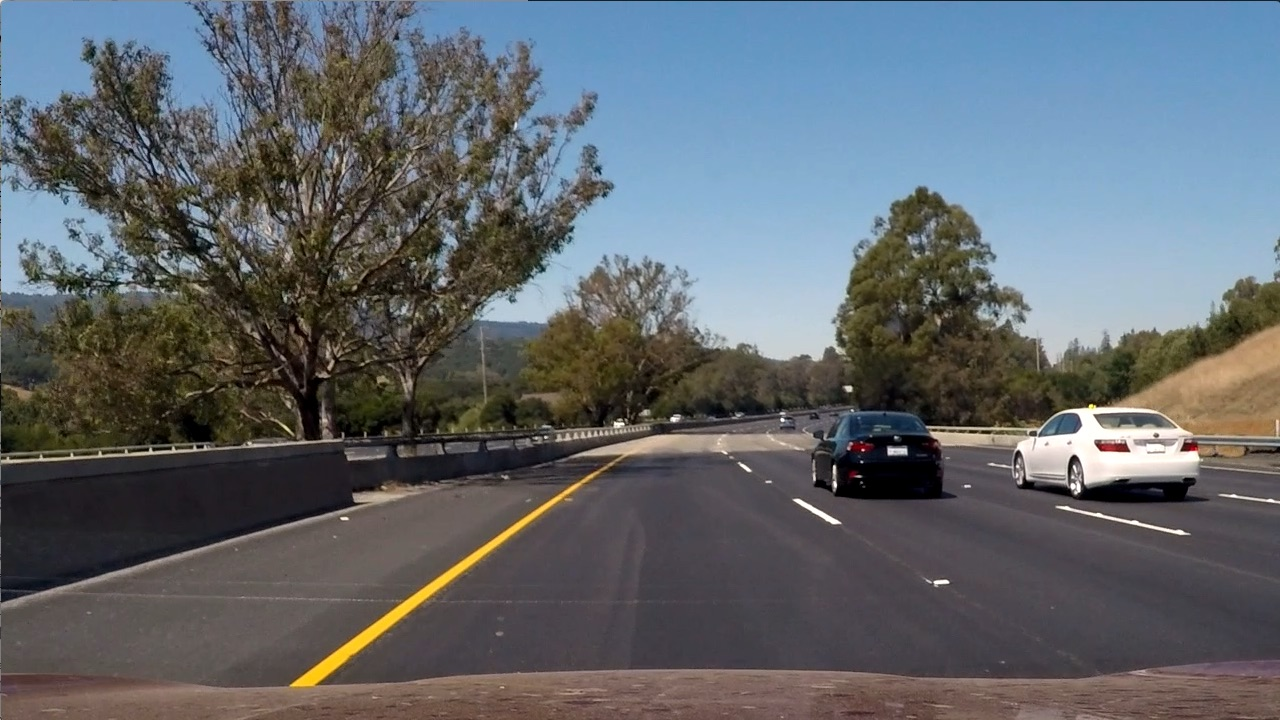
#> input picture lane/test_images/test6.jpg, 1280 x 720 px
$ jupyter execute --allow-errors P4.ipynb   (shell and % lines are left out)   (older library calls are emulated)
#> lines starting #> are read from the running program, lines starting #| are printed output that depends on the picture; after the words box and inside, x2 and y2 are one past the last pixel; in counts of white or black regions, pixels touching at a corner belong together
[cell 1]
#importing some useful packages
import matplotlib.pyplot as plt
import matplotlib.image as mpimg
import numpy as np
import cv2

[cell 2]
#reading in an image
image = mpimg.imread('test_images/test6.jpg')
#> image is the input picture: shape (720, 1280, 3); mean R, G, B 97, 102.6, 107.9
#printing out some stats and plotting
print('This image is:', type(image), 'with dimesions:', image.shape)
#| This image is: <class 'numpy.ndarray'> with dimesions: (720, 1280, 3)
plt.imshow(image)  # if you wanted to show a single color channel image called 'gray', for example, call as plt.imshow(gray, cmap='gray')

The goals / steps of this project are the following:
1. Compute the camera calibration matrix and distortion coefficients given a set of chessboard images.
2. Apply a distortion correction to raw images.
3. Use color transforms, gradients, etc., to create a thresholded binary image.
4. Apply a perspective transform to rectify binary image ("birds-eye view").
5. Detect lane pixels and fit to find the lane boundary.
6. Determine the curvature of the lane and vehicle position with respect to center.
7. Warp the detected lane boundaries back onto the original image.
8. Output visual display of the lane boundaries and numerical estimation of lane curvature and vehicle position.

[cell 3]
# 1. Compute the camera calibration matrix and distortion coefficients given a set of chessboard images.

# reading in and printing out an image for calibration to examine
image = mpimg.imread('camera_cal/calibration2.jpg')
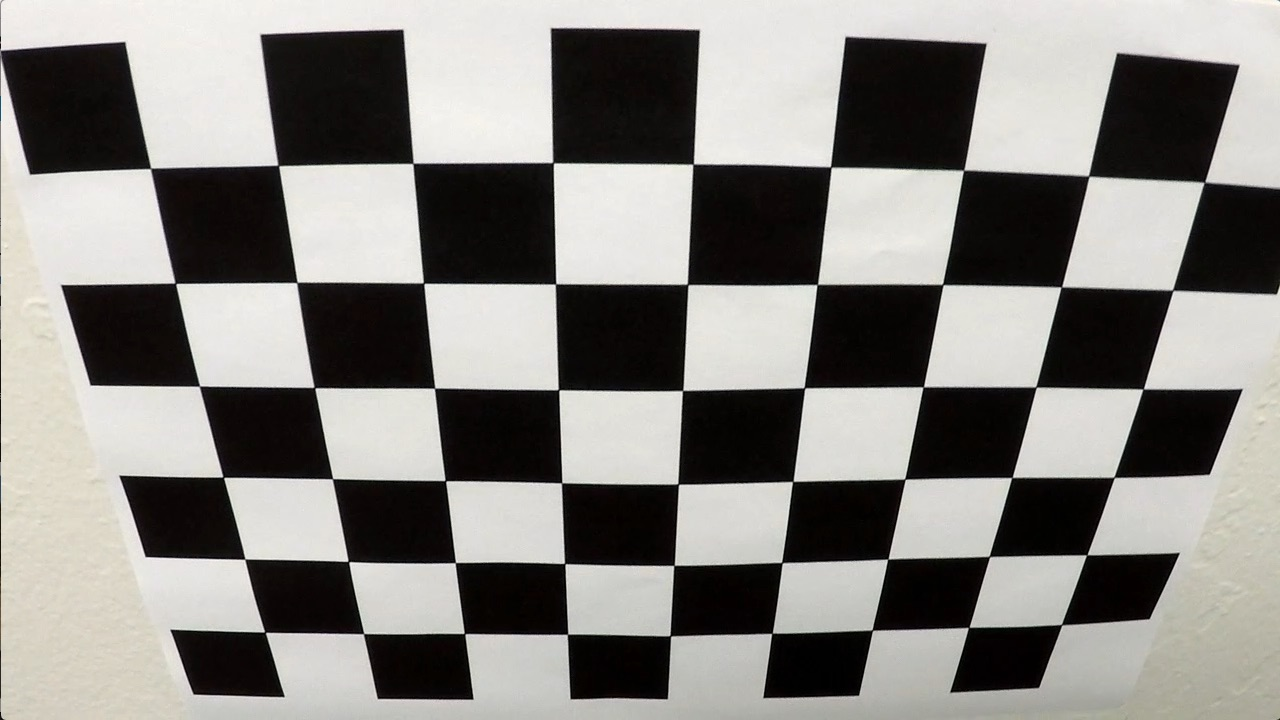
#> input picture lane/camera_cal/calibration2.jpg, 1280 x 720 px
#> image is the input picture: shape (720, 1280, 3); mean R, G, B 134.4, 132.4, 128.5
print('This image is:', type(image), 'with dimesions:', image.shape)
#| This image is: <class 'numpy.ndarray'> with dimesions: (720, 1280, 3)
plt.imshow(image)

## Camera Calibration

[cell 4]
import glob

# prepare object points
objp = np.zeros((6*9,3), np.float32)
objp[:,:2] = np.mgrid[0:9, 0:6].T.reshape(-1,2)

# arrays to store object points and image points from all the images.
objpoints = [] # 3d points in real world space
imgpoints = [] # 3d points in image plane.

# make a list of calibration image
images = glob.glob('camera_cal/calibration*.jpg')

# step through the list and search for chessboard corners
for idx, fname in enumerate(images):
    img = cv2.imread(fname)
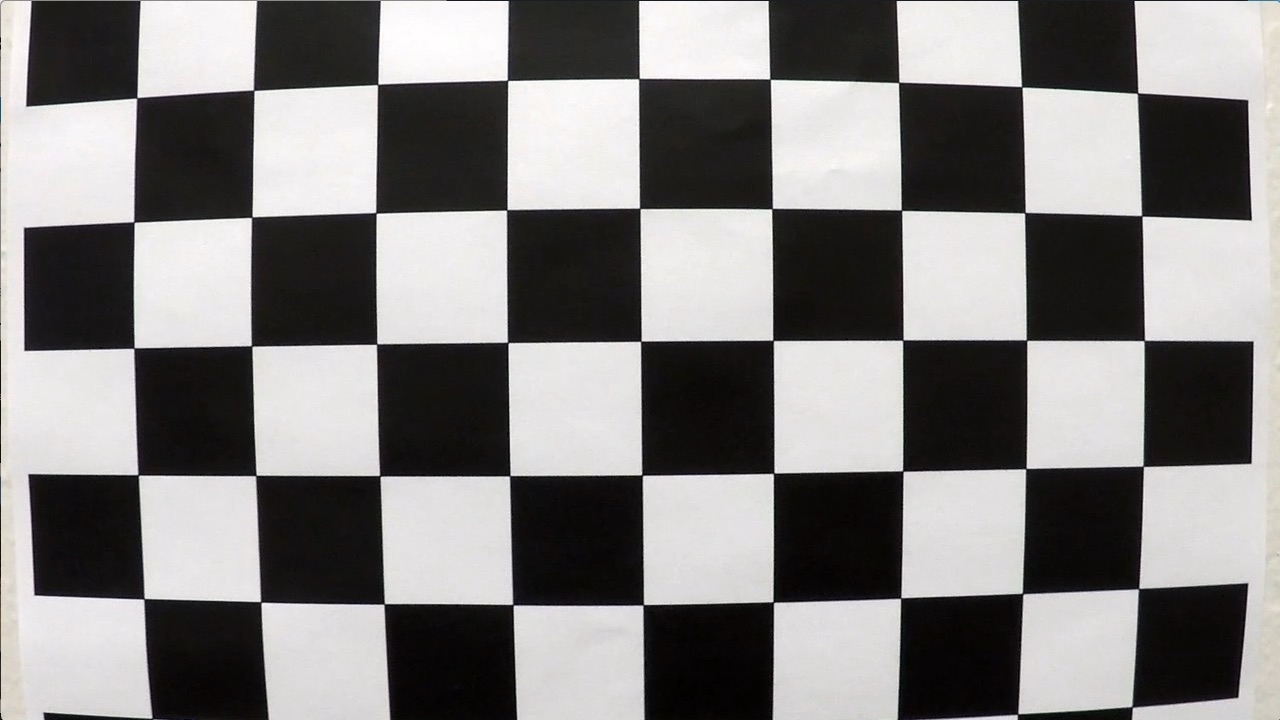
#> input picture lane/camera_cal/calibration1.jpg, 1280 x 720 px
#> img is the input picture: shape (720, 1280, 3); mean B, G, R 127.8, 128.4, 130.1
    gray = cv2.cvtColor(img, cv2.COLOR_RGB2GRAY)

    # find the chessboard corners
    ret, corners = cv2.findChessboardCorners(gray, (9,6), None)
#> ret = False; corners = None

    # if found, add object points, image points
    if ret == True:
        objpoints.append(objp)
        imgpoints.append(corners)

## Undistortion

[cell 5]
#reading in an image
# img = cv2.imread('test_images/test1.jpg')
img = mpimg.imread('camera_cal/calibration1.jpg')
#printing out some stats of the test image
print('This image is:', type(image), 'with dimesions:', image.shape)
#| This image is: <class 'numpy.ndarray'> with dimesions: (720, 1280, 3)

img_size = (img.shape[1], img.shape[0])

# do camera calibration given object points and image points
ret, mtx, dist, rvecs, tvecs = cv2.calibrateCamera(objpoints, imgpoints, img_size, None, None)

dst = cv2.undistort(img,mtx,dist,None,mtx)

# visualize undistortion
f, (ax1, ax2) = plt.subplots(1, 2, figsize=(20,10))
ax1.imshow(img)
ax1.set_title('Original Image', fontsize=30)
ax2.imshow(dst)
ax2.set_title('Undistorted Image', fontsize=30)

[cell 6]
# 2. Apply a distortion correction to raw images.

import pickle

#reading in an image
# img = cv2.imread('test_images/test1.jpg')
img = mpimg.imread('test_images/test6.jpg')
#printing out some stats of the test image
print('This image is:', type(image), 'with dimesions:', image.shape)
#| This image is: <class 'numpy.ndarray'> with dimesions: (720, 1280, 3)

img_size = (img.shape[1], img.shape[0])

# do camera calibration given object points and image points
ret, mtx, dist, rvecs, tvecs = cv2.calibrateCamera(objpoints, imgpoints, img_size, None, None)

dst = cv2.undistort(img,mtx,dist,None,mtx)

# visualize undistortion
f, (ax1, ax2) = plt.subplots(1, 2, figsize=(20,10))
ax1.imshow(img)
ax1.set_title('Original Image', fontsize=30)
ax2.imshow(dst)
ax2.set_title('Undistorted Image', fontsize=30)

## Gradient

[cell 7]
# 3. Use color transforms, gradients, etc., to create a thresholded binary image.

def abs_sobel_thresh(img, orient='x', sobel_kernel=3, thresh=(0,255)):
    # Convert to grayscale
#> called with orient = 'x', sobel_kernel = 15, thresh = (30, 100)
    gray = cv2.cvtColor(img, cv2.COLOR_RGB2GRAY)
    # Apply x or y gradient with the OpenCV Sobel() function
    # and take the absolute value
    if orient == 'x':
        abs_sobel = np.absolute(cv2.Sobel(gray, cv2.CV_64F, 1, 0, ksize=sobel_kernel))
    if orient == 'y':
        abs_sobel = np.absolute(cv2.Sobel(gray, cv2.CV_64F, 0, 1, ksize=sobel_kernel))
    # Rescale back to 8 bit integer
    scaled_sobel = np.uint8(255*abs_sobel/np.max(abs_sobel))
    # Create a copy and apply the threshold
    binary_output = np.zeros_like(scaled_sobel)
    # Here I'm using inclusive (>=, <=) thresholds, but exclusive is ok too
    binary_output[(scaled_sobel >= thresh[0]) & (scaled_sobel <= thresh[1])] = 1

    # Return the result
    return binary_output

bin_absx_dst = abs_sobel_thresh(dst, 'x', 15, (30, 100))
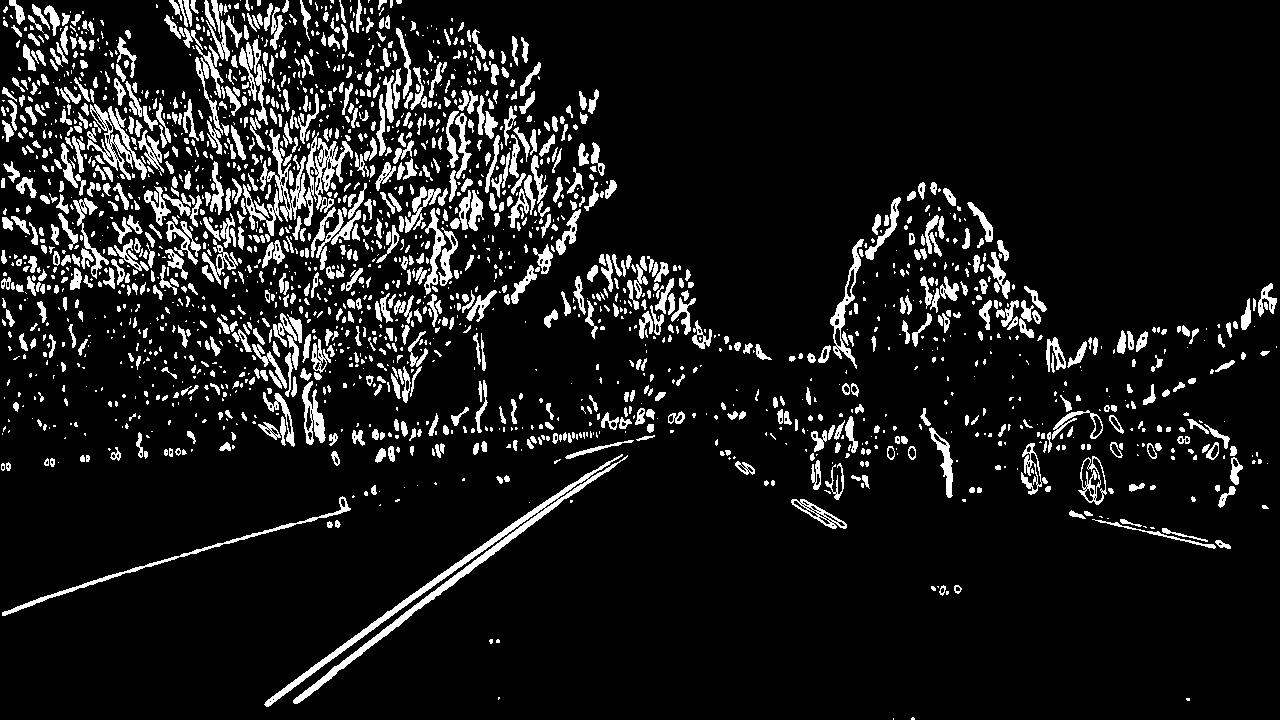
#> bin_absx_dst: shape (720, 1280); values 0 (black) and 1 (white), 10.2% white; 2088 white regions (1119 under 20 px), largest, box (x1, y1, x2, y2) and area: (264, 454, 628, 707) 4635, (243, 129, 306, 236) 1653, (304, 132, 353, 226) 1406
plt.imshow(bin_absx_dst)

[cell 8]
bin_absy_dst = abs_sobel_thresh(dst, 'y', 15, (30, 100))
#> bin_absy_dst: shape (720, 1280); values 0 (black) and 1 (white), 11.9% white; 2132 white regions (1192 under 20 px), largest, box (x1, y1, x2, y2) and area: (139, 417, 857, 718) 9651, (905, 343, 1280, 483) 6820, (299, 674, 1280, 711) 4705
plt.imshow(bin_absy_dst)

[cell 9]
def mag_thresh(img, sobel_kernel=3, mag_thresh=(0, 255)):
    # Convert to grayscale
#> called with sobel_kernel = 15, mag_thresh = (30, 100)
    gray = cv2.cvtColor(img, cv2.COLOR_RGB2GRAY)
    # Take both Sobel x and y gradients
    sobelx = cv2.Sobel(gray, cv2.CV_64F, 1, 0, ksize=sobel_kernel)
    sobely = cv2.Sobel(gray, cv2.CV_64F, 0, 1, ksize=sobel_kernel)
    # Calculate the gradient magnitude
    gradmag = np.sqrt(sobelx**2 + sobely**2)
    # Rescale to 8 bit
    scale_factor = np.max(gradmag)/255
#> scale_factor = 22348754.1
    gradmag = (gradmag/scale_factor).astype(np.uint8)
    # Create a binary image of ones where threshold is met, zeros otherwise
    binary_output = np.zeros_like(gradmag)
    binary_output[(gradmag >= mag_thresh[0]) & (gradmag <= mag_thresh[1])] = 1
    return binary_output

bin_mag_dst = mag_thresh(dst, 15, (30, 100))
#> bin_mag_dst: shape (720, 1280); values 0 (black) and 1 (white), 18.5% white; 944 white regions (642 under 20 px), largest, box (x1, y1, x2, y2) and area: (0, 0, 1280, 379) 78484, (0, 343, 1280, 718) 38657, (0, 328, 408, 477) 7243
plt.imshow(bin_mag_dst)

[cell 10]
def dir_thresh(img, sobel_kernel=3, thresh=(0, np.pi/2)):
    # Grayscale
#> called with sobel_kernel = 15, thresh = (0.9, 1.1)
    gray = cv2.cvtColor(img, cv2.COLOR_RGB2GRAY)
    # Calculate the x and y gradients
    sobelx = cv2.Sobel(gray, cv2.CV_64F, 1, 0, ksize=sobel_kernel)
    sobely = cv2.Sobel(gray, cv2.CV_64F, 0, 1, ksize=sobel_kernel)
    # Take the absolute value of the gradient direction,
    # apply a threshold, and create a binary image result
    absgraddir = np.arctan2(np.absolute(sobely), np.absolute(sobelx))
    binary_output =  np.zeros_like(absgraddir)
    binary_output[(absgraddir >= thresh[0]) & (absgraddir <= thresh[1])] = 1

    # Return the binary image
    return binary_output

bin_dir_dst = dir_thresh(dst, 15, (0.9, 1.1))
#> bin_dir_dst: shape (720, 1280) float64; values 0 (black) and 1 (white), 12.9% white in thin lines or dots
plt.imshow(bin_dir_dst)

[cell 11]
# Choose a Sobel kernel size
ksize = 15 # Choose a larger odd number to smooth gradient measurements

# Apply each of the thresholding functions
gradx = abs_sobel_thresh(dst, orient='x', sobel_kernel=ksize, thresh=(30, 100))
grady = abs_sobel_thresh(dst, orient='y', sobel_kernel=ksize, thresh=(30, 100))
mag_binary = mag_thresh(dst, sobel_kernel=ksize, mag_thresh=(30, 100))
dir_binary = dir_thresh(dst, sobel_kernel=ksize, thresh=(0.7, 1.3))
#> dir_binary: shape (720, 1280) float64; values 0 (black) and 1 (white), 39% white; 6926 white regions (5377 under 20 px), largest, box (x1, y1, x2, y2) and area: (1, 183, 1279, 719) 91828, (503, 1, 875, 213) 15302, (40, 129, 216, 332) 5190

combined = np.zeros_like(dir_binary)
combined[((gradx == 1) & (grady == 1)) | ((mag_binary == 1) & (dir_binary == 1))] = 1

plt.imshow(combined)

## Color Space

[cell 12]
# gray = cv2.cvtColor(dst, cv2.COLOR_RGB2GRAY)
thresh = (180, 255)
# image = mpimg.imread('test_images/test6.jpg')
image = dst
gray = cv2.cvtColor(image, cv2.COLOR_RGB2GRAY)
binary = np.zeros_like(gray)
binary[(gray > thresh[0]) & (gray <= thresh[1])] = 1

f, (ax1, ax2, ax3) = plt.subplots(1, 3, figsize=(15,7.5))
ax1.imshow(image)
ax1.set_title('Original', fontsize=15)
ax2.imshow(gray)
ax2.set_title('Gray', fontsize=15)
ax3.imshow(binary)
ax3.set_title('Gray Binary', fontsize=15)

# plt.imshow(gray)
# plt.imshow(binary)

[cell 13]
rgb = dst
print(rgb.shape)
#| (720, 1280, 3)
R = rgb[:,:,0]
G = rgb[:,:,1]
B = rgb[:,:,2]

f, (ax1, ax2, ax3) = plt.subplots(1, 3, figsize=(15,7.5))
ax1.imshow(R)
ax1.set_title('R', fontsize=15)
ax2.imshow(G)
ax2.set_title('G', fontsize=15)
ax3.imshow(B)
ax3.set_title('B', fontsize=15)

[cell 14]
thresh = (200, 255)
binary = np.zeros_like(R)
binary[(R > thresh[0]) & (R <= thresh[1])] = 1
plt.imshow(binary)
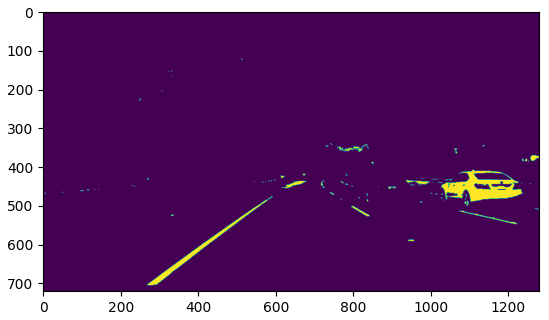
#> figure drawn by matplotlib, 1 panel

[cell 15]
hls = cv2.cvtColor(dst, cv2.COLOR_RGB2HLS)
#> hls: shape (720, 1280, 3); mean of channels 0, 1, 2 77.2, 100.8, 55.8
#> (the rest of the program and of its run is left out)
